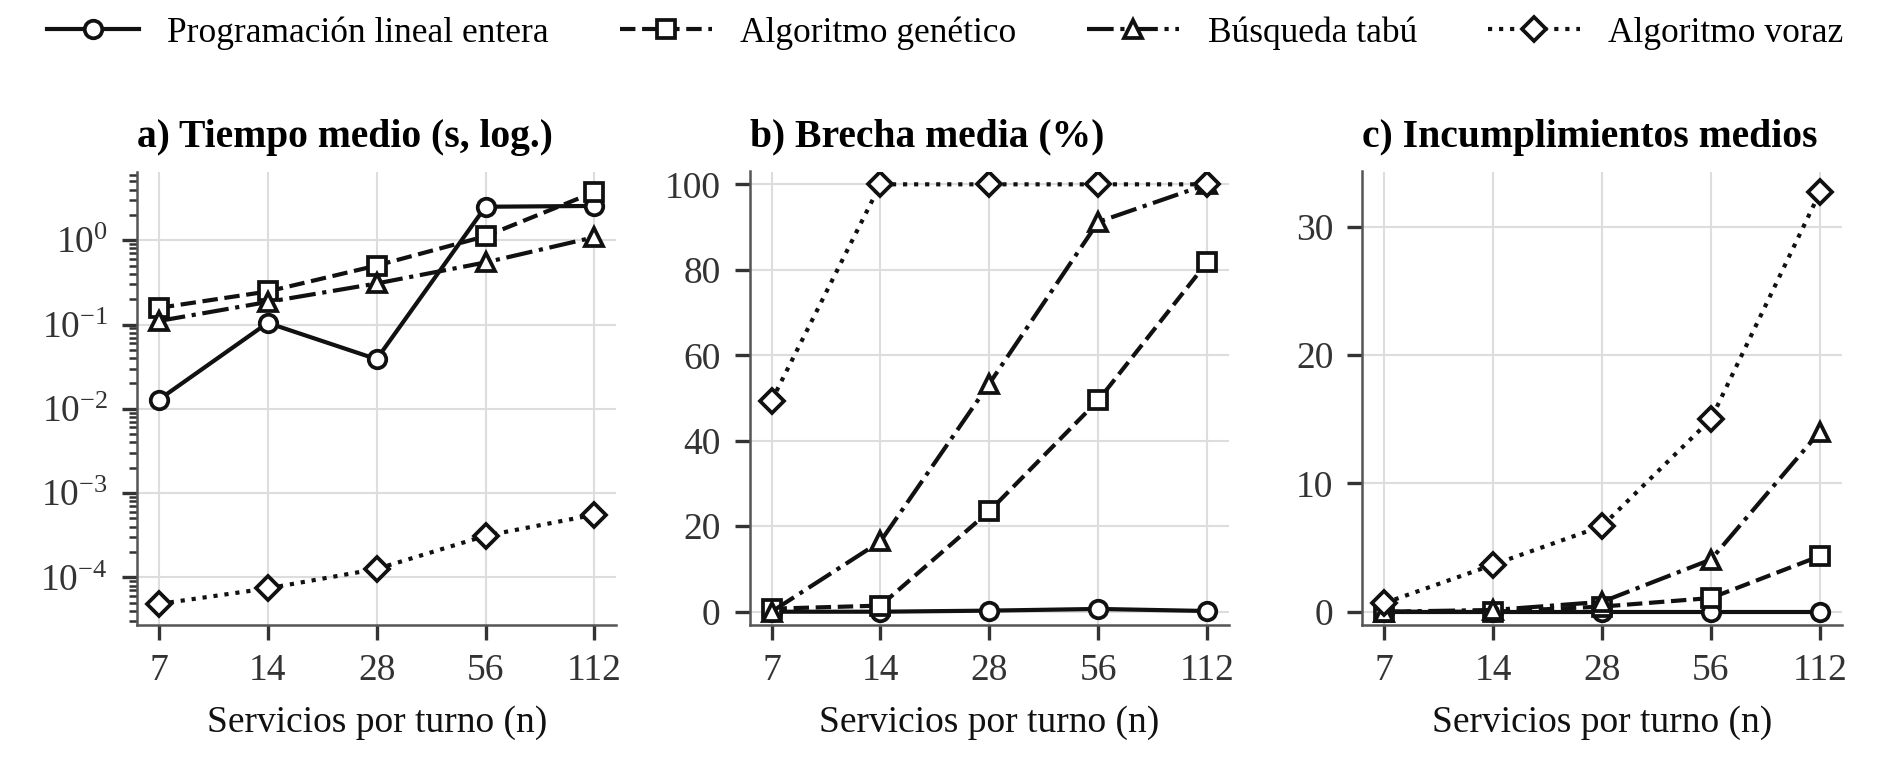

Here is the Python script that generated this plot:
"""Figura de resultados de las pruebas de concepto (v1), monocromática:
la identidad de cada método se codifica con forma de marcador y estilo de
línea (no con color), para que sea legible en escala de grises."""
import json
from pathlib import Path
import matplotlib
matplotlib.use("Agg")
import matplotlib.pyplot as plt
from matplotlib import font_manager

R = json.load(open(Path(__file__).with_name('resumen.json'), encoding='utf8'))['resultados']
NS = [7, 14, 28, 56, 112]
ESTILO = {  # método: (etiqueta, marcador, estilo de línea)
    'PLE':   ('Programación lineal entera', 'o', '-'),
    'AG':    ('Algoritmo genético', 's', '--'),
    'Tabu':  ('Búsqueda tabú', '^', '-.'),
    'Voraz': ('Algoritmo voraz', 'D', ':'),
}
plt.rcParams.update({
    'font.family': 'Liberation Serif', 'font.size': 9, 'axes.edgecolor': '#555555',
    'axes.linewidth': 0.6, 'xtick.color': '#333333', 'ytick.color': '#333333',
    'axes.labelcolor': '#111111', 'axes.titlesize': 9.5, 'axes.titleweight': 'bold',
})
fig, axes = plt.subplots(1, 3, figsize=(6.3, 2.6), dpi=300)
paneles = [
    ('tiempo_medio_por_n', 'a) Tiempo medio (s, log.)', 'log'),
    ('brecha_por_n', 'b) Brecha media (%)', 'linear'),
    ('incumplimientos_por_n', 'c) Incumplimientos medios', 'linear'),
]
for ax, (clave, titulo, escala) in zip(axes, paneles):
    for m, (lab, mk, ls) in ESTILO.items():
        ys = [R[m][clave][str(n)] for n in NS]
        ax.plot(NS, ys, color='#111111', lw=1.0, ls=ls, marker=mk, ms=4.2,
                markerfacecolor='white', markeredgewidth=0.9, label=lab)
    ax.set_xscale('log', base=2)
    ax.set_xticks(NS); ax.set_xticklabels([str(n) for n in NS])
    ax.set_yscale(escala)
    ax.set_title(titulo, loc='left')
    ax.set_xlabel('Servicios por turno (n)')
    ax.grid(True, which='major', color='#DDDDDD', lw=0.5)
    ax.set_axisbelow(True)
    for s in ('top', 'right'):
        ax.spines[s].set_visible(False)
axes[1].set_ylim(-3, 103)
axes[2].set_ylim(bottom=-1)
h, l = axes[0].get_legend_handles_labels()
fig.legend(h, l, loc='upper center', ncol=4, frameon=False, fontsize=8.5,
           bbox_to_anchor=(0.5, 1.02), handlelength=2.6)
fig.tight_layout(rect=(0, 0, 1, 0.9))
fig.savefig(Path(__file__).with_name('figura_poc.png'), dpi=300, facecolor='white')
print('ok')
